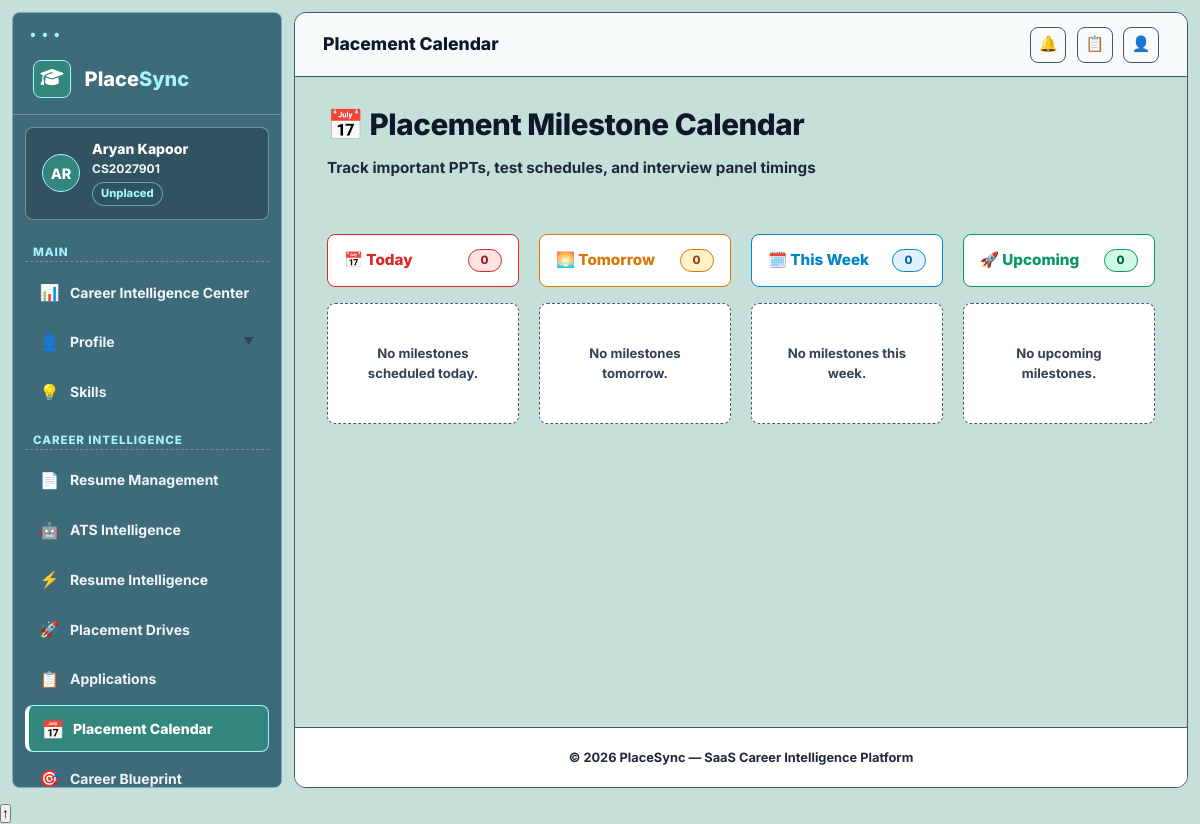
Page /student/calendar/ (signed in) on the committed database.
### students/models.py (models this page shows, shortened)
class Student(models.Model):
    class PlacementStatus(models.TextChoices):
        UNPLACED = 'UNPLACED', 'Unplaced'
        PLACED = 'PLACED', 'Placed'
        INTERN = 'INTERN', 'Internship'
        PLACED_AND_INTERN = 'PLACED_AND_INTERN', 'Placed & Internship'
    user = models.OneToOneField(
        settings.AUTH_USER_MODEL,
        on_delete=models.CASCADE,
        related_name='student_profile',
        null=True,
        blank=True
    )
    college = models.ForeignKey(
        'colleges.College',
        on_delete=models.CASCADE,
        related_name='students'
    )
    department = models.ForeignKey(
        'departments.Department',
        on_delete=models.CASCADE,
        related_name='students'
    )
    batch = models.ForeignKey(
        'batches.Batch',
        on_delete=models.CASCADE,
        related_name='students'
    )
    roll_number = models.CharField(max_length=50)
    name = models.CharField(max_length=255)
    email = models.EmailField()
    phone = models.CharField(max_length=20, blank=True)
    cgpa = models.DecimalField(
        max_digits=4,
        decimal_places=2,
        null=True,
        blank=True,
        help_text="CGPA out of 10"
    )
    spi = models.DecimalField(
        max_digits=4,
        decimal_places=2,
        null=True,
        blank=True,
        help_text="Semester Performance Index"
    )
    cpi = models.DecimalField(
        max_digits=4,
        decimal_places=2,
        null=True,
        blank=True,
        help_text="Cumulative Performance Index"
    )
    backlogs = models.PositiveIntegerField(
        default=0,
        help_text="Number of active backlogs"
    )
    semester = models.PositiveSmallIntegerField(
        default=1,
        help_text="Current semester"
    )
    division = models.CharField(
        max_length=10,
        blank=True,
        help_text="Class division/section"
    )
    placement_status = models.CharField(
        max_length=20,
        choices=PlacementStatus.choices,
        default=PlacementStatus.UNPLACED
    )
    package_amount = models.DecimalField(
        max_digits=10,
        decimal_places=2,
        null=True,
        blank=True,
        help_text="LPA package amount if placed"
    )
    stipend_amount = models.DecimalField(
        max_digits=10,
        decimal_places=2,
        null=True,
        blank=True,
        help_text="Monthly stipend amount if doing internship"
    )
    photo = models.ImageField(upload_to='student_photos/', blank=True, null=True)
    date_of_birth = models.DateField(blank=True, null=True)
    gender = models.CharField(max_length=20, blank=True)
    leetcode_url = models.URLField(blank=True)
    codechef_url = models.URLField(blank=True)
    hackerrank_url = models.URLField(blank=True)
    preferred_job_role = models.CharField(max_length=100, blank=True)
    preferred_industry = models.CharField(max_length=100, blank=True)
    preferred_city = models.CharField(max_length=100, blank=True)
    preferred_country = models.CharField(max_length=100, blank=True, default="India")
    preferred_work_location = models.CharField(max_length=100, blank=True)
    work_preference = models.CharField(
        max_length=20,
        choices=[
            ('REMOTE', 'Remote'),
            ('HYBRID', 'Hybrid'),
            ('ONSITE', 'Onsite'),
            ('ANY', 'Open to Any')
        ],
        default='ANY'
    )
    expected_salary = models.DecimalField(
        max_digits=10,
        decimal_places=2,
        null=True,
        blank=True,
        help_text="Expected Salary in LPA"
    )
    career_objective = models.CharField(
        max_length=50,
        choices=[
            ('JOB', 'Placement Job'),
            ('HIGHER_STUDIES', 'Higher Studies'),
            ('ENTREPRENEURSHIP', 'Entrepreneurship'),
            ('BOTH', 'Job & Higher Studies')
        ],
        default='JOB'
    )
    higher_studies = models.CharField(max_length=255, blank=True, help_text="e.g. MS in CS, MBA")
    willing_to_relocate = models.BooleanField(default=True)
    tenth_board = models.CharField(max_length=100, blank=True)
    tenth_percentage = models.DecimalField(max_digits=5, decimal_places=2, null=True, blank=True)
    twelfth_board = models.CharField(max_length=100, blank=True)
    twelfth_percentage = models.DecimalField(max_digits=5, decimal_places=2, null=True, blank=True, verbose_name="12th/Diploma Percentage")
    degree = models.CharField(max_length=100, blank=True, default="B.Tech")
    current_academic_year = models.CharField(max_length=50, blank=True, help_text="e.g. 1st Year, 2nd Year, etc.")
    admission_year = models.PositiveIntegerField(null=True, blank=True)
    graduation_year = models.PositiveIntegerField(null=True, blank=True)
    course = models.CharField(max_length=100, blank=True, default="Computer Science & Engineering")
    bio = models.TextField(blank=True, help_text="Short personal introduction")
    address = models.CharField(max_length=500, blank=True)
    skills = models.TextField(
        blank=True,
        help_text="Comma-separated skills e.g. Python, Django, SQL"
    )
    linkedin_url = models.URLField(blank=True)
    github_url = models.URLField(blank=True)
    portfolio_url = models.URLField(blank=True)
    resume = models.FileField(
        upload_to='student_resumes/',
        blank=True,
        null=True,
        help_text="Upload PDF resume"
    )
    resume_uploaded_at = models.DateTimeField(null=True, blank=True)
    class Meta:
        constraints = [
            models.UniqueConstraint(
                fields=['college', 'roll_number'],
                name='unique_college_roll_number'
            ),
        ]
        ordering = ['roll_number']

### student_portal/views.py (the view)
# urls.py: path('calendar/',                         StudentCalendarView.as_view(),              name='calendar'),
class StudentCalendarView(StudentRequiredMixin, View):
    template_name = 'student_portal/calendar.html'
    def get(self, request, *args, **kwargs):
        student = _get_student(request)
        if not student:
            return redirect('accounts:logout')
        applied_drive_ids = Application.objects.filter(student=student).values_list('drive_id', flat=True)
        events = PlacementCalendarEvent.objects.filter(
            student=student,
            drive_id__in=applied_drive_ids
        ).select_related('drive', 'drive__company').order_by('event_date')
        today = timezone.localdate()
        tomorrow = today + timezone.timedelta(days=1)
        end_of_week = today + timezone.timedelta(days=7)
        today_events = events.filter(event_date=today)
        tomorrow_events = events.filter(event_date=tomorrow)
        this_week_events = events.filter(event_date__gt=tomorrow, event_date__lte=end_of_week)
        upcoming_events = events.filter(event_date__gt=end_of_week)
        return render(request, self.template_name, {
            **_base_ctx(request, student),
            'today_events': today_events,
            'tomorrow_events': tomorrow_events,
            'this_week_events': this_week_events,
            'upcoming_events': upcoming_events,
            'total_events': events.count(),
        })

### student_portal/views.py (called while the page is built)
def _get_student(request):
    try:
        return request.user.student_profile
    except Student.DoesNotExist:
        return None

def _base_ctx(request, student=None):
    unread = 0
    if request.user.is_authenticated:
        unread = Notification.objects.filter(user=request.user, is_read=False).count()
    return {
        'student': student or _get_student(request),
        'unread_count': unread,
    }

    def dispatch(self, request, *args, **kwargs):
        if not request.user.is_authenticated:
            return self.handle_no_permission()
        if request.user.role != 'STUDENT':
            return redirect('dashboard:index')
        return super().dispatch(request, *args, **kwargs)

### templates/student_portal/calendar.html (shortened to what this page needs)
{% extends 'student_portal/base.html' %}
{% block topbar_title %}Placement Calendar{% endblock %}
{% block nav_calendar %}active{% endblock %}
{% block content %}
<div class="sp-page-header">
  <div>
    <h1 class="sp-page-title">📅 Placement Milestone Calendar</h1>
    <p class="sp-page-subtitle">Track important PPTs, test schedules, and interview panel timings</p>
  </div>
</div>
<div style="display:grid;grid-template-columns:repeat(4,1fr);gap:1.25rem;align-items:start;margin-bottom:2rem;">
  <div style="display:flex;flex-direction:column;gap:1rem;">
    <div style="background:#FFFFFF !important;border:1.5px solid #DC2626 !important;border-radius:8px;padding:0.85rem 1rem;display:flex;align-items:center;justify-content:space-between;">
      <span style="font-weight:800;color:#DC2626 !important;font-size:0.95rem;">📅 Today</span>
      <span class="sp-badge sp-badge-red">{{ today_events.count }}</span>
    </div>
    {% if today_events %}
      {% for ev in today_events %}
        {% include "student_portal/calendar_event_card.html" with event=ev %}
      {% endfor %}
    {% else %}
      <div style="background:#FFFFFF !important;border:1.5px dashed #475569 !important;border-radius:8px;padding:2.5rem 1.25rem;text-align:center;color:#334155 !important;font-size:0.82rem;font-weight:700;">
        No milestones scheduled today.
      </div>
    {% endif %}
  </div>
  <div style="display:flex;flex-direction:column;gap:1rem;">
    <div style="background:#FFFFFF !important;border:1.5px solid #D97706 !important;border-radius:8px;padding:0.85rem 1rem;display:flex;align-items:center;justify-content:space-between;">
      <span style="font-weight:800;color:#D97706 !important;font-size:0.95rem;">🌅 Tomorrow</span>
      <span class="sp-badge sp-badge-amber">{{ tomorrow_events.count }}</span>
    </div>
    {% if tomorrow_events %}
      {% for ev in tomorrow_events %}
        {% include "student_portal/calendar_event_card.html" with event=ev %}
      {% endfor %}
    {% else %}
      <div style="background:#FFFFFF !important;border:1.5px dashed #475569 !important;border-radius:8px;padding:2.5rem 1.25rem;text-align:center;color:#334155 !important;font-size:0.82rem;font-weight:700;">
        No milestones tomorrow.
      </div>
    {% endif %}
  </div>
  <div style="display:flex;flex-direction:column;gap:1rem;">
    <div style="background:#FFFFFF !important;border:1.5px solid #0284C7 !important;border-radius:8px;padding:0.85rem 1rem;display:flex;align-items:center;justify-content:space-between;">
      <span style="font-weight:800;color:#0284C7 !important;font-size:0.95rem;">🗓️ This Week</span>
      <span class="sp-badge sp-badge-sky">{{ this_week_events.count }}</span>
    </div>
    {% if this_week_events %}
      {% for ev in this_week_events %}
        {% include "student_portal/calendar_event_card.html" with event=ev %}
      {% endfor %}
    {% else %}
      <div style="background:#FFFFFF !important;border:1.5px dashed #475569 !important;border-radius:8px;padding:2.5rem 1.25rem;text-align:center;color:#334155 !important;font-size:0.82rem;font-weight:700;">
        No milestones this week.
      </div>
    {% endif %}
  </div>
  <div style="display:flex;flex-direction:column;gap:1rem;">
    <div style="background:#FFFFFF !important;border:1.5px solid #059669 !important;border-radius:8px;padding:0.85rem 1rem;display:flex;align-items:center;justify-content:space-between;">
      <span style="font-weight:800;color:#059669 !important;font-size:0.95rem;">🚀 Upcoming</span>
      <span class="sp-badge sp-badge-green">{{ upcoming_events.count }}</span>
    </div>
    {% if upcoming_events %}
      {% for ev in upcoming_events %}
        {% include "student_portal/calendar_event_card.html" with event=ev %}
      {% endfor %}
    {% else %}
      <div style="background:#FFFFFF !important;border:1.5px dashed #475569 !important;border-radius:8px;padding:2.5rem 1.25rem;text-align:center;color:#334155 !important;font-size:0.82rem;font-weight:700;">
        No upcoming milestones.
      </div>
    {% endif %}
  </div>
</div>
{% endblock %}

### templates/student_portal/base.html (shortened to what this page needs)
{% load static %}
<!DOCTYPE html>
<html lang="en">
<head>
<link rel="stylesheet" href="https://cdnjs.cloudflare.com/ajax/libs/font-awesome/6.5.1/css/all.min.css" />
<link rel="stylesheet" href="{% static 'css/student.css' %}?v=8.2">
</head>
<body class="{% block page_body_class %}page-dashboard{% endblock %}">
<div class="sp-layout">
  <aside class="sp-sidebar" role="navigation" aria-label="Student navigation">
    <a href="{% url 'student_portal:dashboard' %}" class="sp-brand">
      <div class="sp-brand-icon"><i class="fa-solid fa-graduation-cap"></i></div>
      <div class="sp-brand-text">Place<span>Sync</span></div>
    </a>
    {% if student %}
    <div class="sp-identity">
      <div class="sp-avatar">{{ student.name|slice:":2"|upper }}</div>
      <div>
        <div class="sp-identity-name">{{ student.name }}</div>
        <div class="sp-identity-roll">{{ student.roll_number }}</div>
        <div class="sp-identity-badge">{{ student.get_placement_status_display }}</div>
      </div>
    </div>
    {% endif %}
    <div class="sp-section">
      <div class="sp-section-label">Main</div>
      <ul class="sp-nav">
        <li><a href="{% url 'student_portal:dashboard' %}" class="sp-link {% block nav_dashboard %}{% endblock %}"><span class="sp-link-icon">📊</span> Career Intelligence Center</a></li>
        <li>
          <details class="sp-nav-details" {% block nav_profile_open %}{% endblock %}>
            <summary class="sp-link {% block nav_profile_parent %}{% endblock %}" style="display: flex; align-items: center; justify-content: space-between; cursor: pointer; list-style: none; outline: none; width: 100%;">
              <span style="display: flex; align-items: center; gap: 0.65rem;">
                <span class="sp-link-icon">👤</span> Profile
              </span>
              <span class="sp-dropdown-caret" style="font-size: 0.65rem; color: var(--txt-3); transition: var(--t);">▼</span>
            </summary>
          </details>
        </li>
        <li><a href="{% url 'student_portal:skills' %}" class="sp-link {% block nav_skills %}{% endblock %}"><span class="sp-link-icon">💡</span> Skills</a></li>
      </ul>
    </div>
    <div class="sp-section">
      <div class="sp-section-label">Career Intelligence</div>
      <ul class="sp-nav">
        <li><a href="{% url 'student_portal:resume_dashboard' %}" class="sp-link {% block nav_resume %}{% endblock %}"><span class="sp-link-icon">📄</span> Resume Management</a></li>
        <li><a href="{% url 'student_portal:ats_analysis' %}" class="sp-link {% block nav_ats %}{% endblock %}"><span class="sp-link-icon">🤖</span> ATS Intelligence</a></li>
        <li><a href="{% url 'student_portal:resume_parser' %}" class="sp-link {% block nav_parser %}{% endblock %}"><span class="sp-link-icon">⚡</span> Resume Intelligence</a></li>
        <li><a href="{% url 'student_portal:drives' %}" class="sp-link {% block nav_drives %}{% endblock %}"><span class="sp-link-icon">🚀</span> Placement Drives</a></li>
        <li><a href="{% url 'student_portal:applications' %}" class="sp-link {% block nav_applications %}{% endblock %}"><span class="sp-link-icon">📋</span> Applications</a></li>
        <li><a href="{% url 'student_portal:calendar' %}" class="sp-link {% block nav_calendar %}{% endblock %}"><span class="sp-link-icon">📅</span> Placement Calendar</a></li>
        <li><a href="{% url 'student_portal:recommendations' %}" class="sp-link {% block nav_recommendations %}{% endblock %}"><span class="sp-link-icon">🎯</span> Career Blueprint</a></li>
      </ul>
    </div>
  </aside>
  <div class="sp-main">
    <header class="sp-topbar">
      <div class="sp-topbar-title">
        <span>{% block topbar_title %}Dashboard{% endblock %}</span>
      </div>
      <div class="sp-topbar-right">
        <a href="{% url 'student_portal:notifications' %}" class="sp-topbar-btn" title="Notifications">
          🔔
        </a>
        <a href="{% url 'student_portal:applications' %}" class="sp-topbar-btn" title="Applications">📋</a>
        <a href="{% url 'student_portal:profile' %}" class="sp-topbar-btn" title="Profile">👤</a>
      </div>
    </header>
    <main class="sp-content" id="main-content">
      {% block content %}{% endblock %}
    </main>
    <footer class="sp-page-footer">
      &copy; 2026 PlaceSync &mdash; SaaS Career Intelligence Platform
    </footer>
  </div>
</div>
<button id="sp-back-to-top" class="sp-back-to-top" title="Back to top">↑</button>
</body>
</html>

### templates/student_portal/base.html (style rules this page uses)
summary { list-style: none; }

### rows in the picture
Student: name "AR", name "Aryan Kapoor", roll_number "CS2027901", placement_status "Unplaced"

### other values in the picture
{{ today_events.count }} "0"
{{ tomorrow_events.count }} "0"
{{ this_week_events.count }} "0"
{{ upcoming_events.count }} "0"
